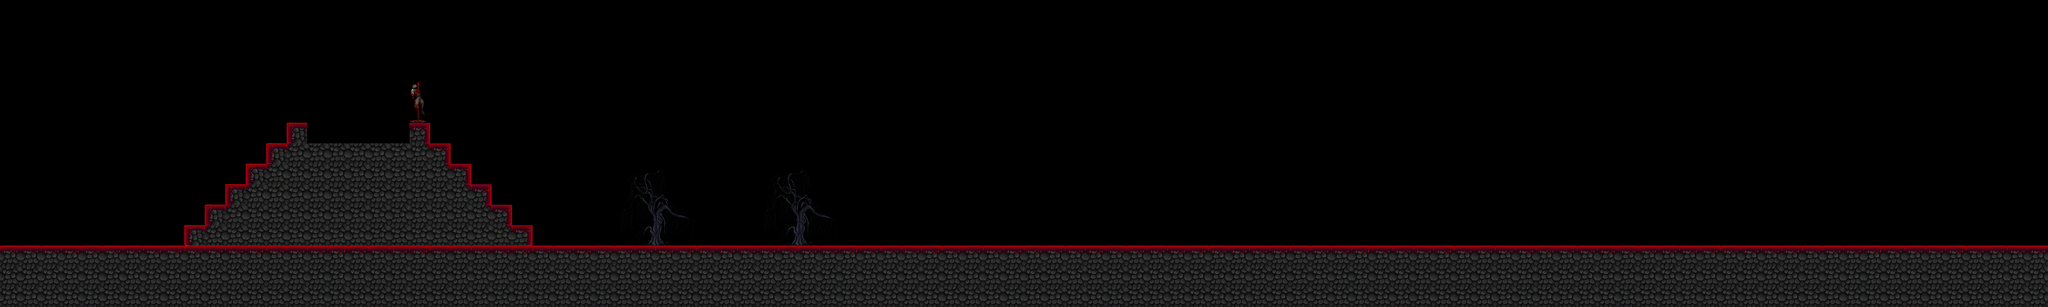

Tiled map render using the project's own tile images. Description and the map definition, with tile-layer contents summarised, below:
An orthogonal 100x15 tile map with 64x64 px tiles, 2 tile layers (Background Layer, Map Layer), 8 tilesets and 17 objects.

<map version="1.0" tiledversion="1.1.5" orientation="orthogonal" renderorder="right-down" width="100" height="15" tilewidth="64" tileheight="64" infinite="0" nextobjectid="45">
 <tileset firstgid="1" name="level 3 tileset" tilewidth="64" tileheight="64" tilecount="154" columns="11">
  <image source="level 3 tileset.png" trans="ff00ff" width="766" height="896" />
 </tileset>
 <tileset firstgid="155" name="jasonMask" tilewidth="64" tileheight="64" tilecount="1" columns="0">
  <grid orientation="orthogonal" width="1" height="1" />
  <tile id="0">
   <image width="64" height="64" source="../../Collectable/jasonMask.png" />
  </tile>
 </tileset>
 <tileset firstgid="156" name="lavaO" tilewidth="64" tileheight="64" tilecount="1" columns="0">
  <grid orientation="orthogonal" width="1" height="1" />
  <tile id="0">
   <image width="64" height="64" source="../../Obstacles/lavaO.png" />
  </tile>
 </tileset>
 <tileset firstgid="157" name="side plataform" tilewidth="132" tileheight="65" tilecount="1" columns="0">
  <grid orientation="orthogonal" width="1" height="1" />
  <tile id="0">
   <image width="132" height="65" source="../../Interactable/side plataform.png" />
  </tile>
 </tileset>
 <tileset firstgid="158" name="flying plataform" tilewidth="132" tileheight="65" tilecount="1" columns="0">
  <grid orientation="orthogonal" width="1" height="1" />
  <tile id="0">
   <image width="132" height="65" source="../../Interactable/flying plataform.png" />
  </tile>
 </tileset>
 <tileset firstgid="159" name="invisibleWallO" tilewidth="132" tileheight="28" tilecount="1" columns="0">
  <grid orientation="orthogonal" width="1" height="1" />
  <tile id="0">
   <image width="132" height="28" source="../../Interactable/invisibleWallO.png" />
  </tile>
 </tileset>
 <tileset firstgid="160" name="PortalO" tilewidth="139" tileheight="118" tilecount="1" columns="0">
  <grid orientation="orthogonal" width="1" height="1" />
  <tile id="0">
   <image width="139" height="118" source="../../Interactable/PortalO.png" />
  </tile>
 </tileset>
 <tileset firstgid="161" name="ghostO" tilewidth="64" tileheight="64" tilecount="1" columns="0">
  <grid orientation="orthogonal" width="1" height="1" />
  <tile id="0">
   <image width="64" height="64" source="../../Enemies/ghostO.png" />
  </tile>
 </tileset>
 <objectgroup name="Object Layer">
  <object id="4" gid="156" x="994" y="494.667" width="64" height="64" />
  <object id="5" gid="156" x="1057.67" y="495.333" width="64" height="64" />
  <object id="6" gid="156" x="1121" y="495.333" width="64" height="64" />
  <object id="7" gid="156" x="1184.33" y="495.667" width="64" height="64" />
  <object id="8" gid="156" x="1247.83" y="495.667" width="64" height="64" />
  <object id="13" gid="155" x="989.212" y="308.545" width="64" height="64" />
  <object id="14" gid="155" x="1083.15" y="305.515" width="64" height="64" />
  <object id="15" gid="155" x="1183.15" y="308.545" width="64" height="64" />
  <object id="26" gid="160" x="4225.24" y="824.03" width="139" height="118" />
  <object id="36" gid="161" x="2328.36" y="767.03" width="64" height="64" />
  <object id="37" gid="161" x="2812.36" y="768.364" width="64" height="64" />
  <object id="38" gid="161" x="3315.03" y="769.697" width="64" height="64" />
  <object id="39" gid="161" x="3892.36" y="760.364" width="64" height="64" />
  <object id="40" gid="161" x="2029.7" y="761.697" width="64" height="64" />
  <object id="41" gid="159" x="1793.03" y="737.03" width="132" height="28" />
  <object id="42" gid="159" x="2602.36" y="735.697" width="132" height="28" />
  <object id="43" gid="159" x="3997.03" y="731.697" width="132" height="28" />
 </objectgroup>
 <layer name="Background Layer" width="100" height="15">
  <data>[1500 cells, 30 non-empty, 16 distinct tile ids]</data>
 </layer>
 <layer name="Map Layer" width="100" height="15">
  <data>[1500 cells, 367 non-empty, 8 distinct tile ids]</data>
 </layer>
</map>
